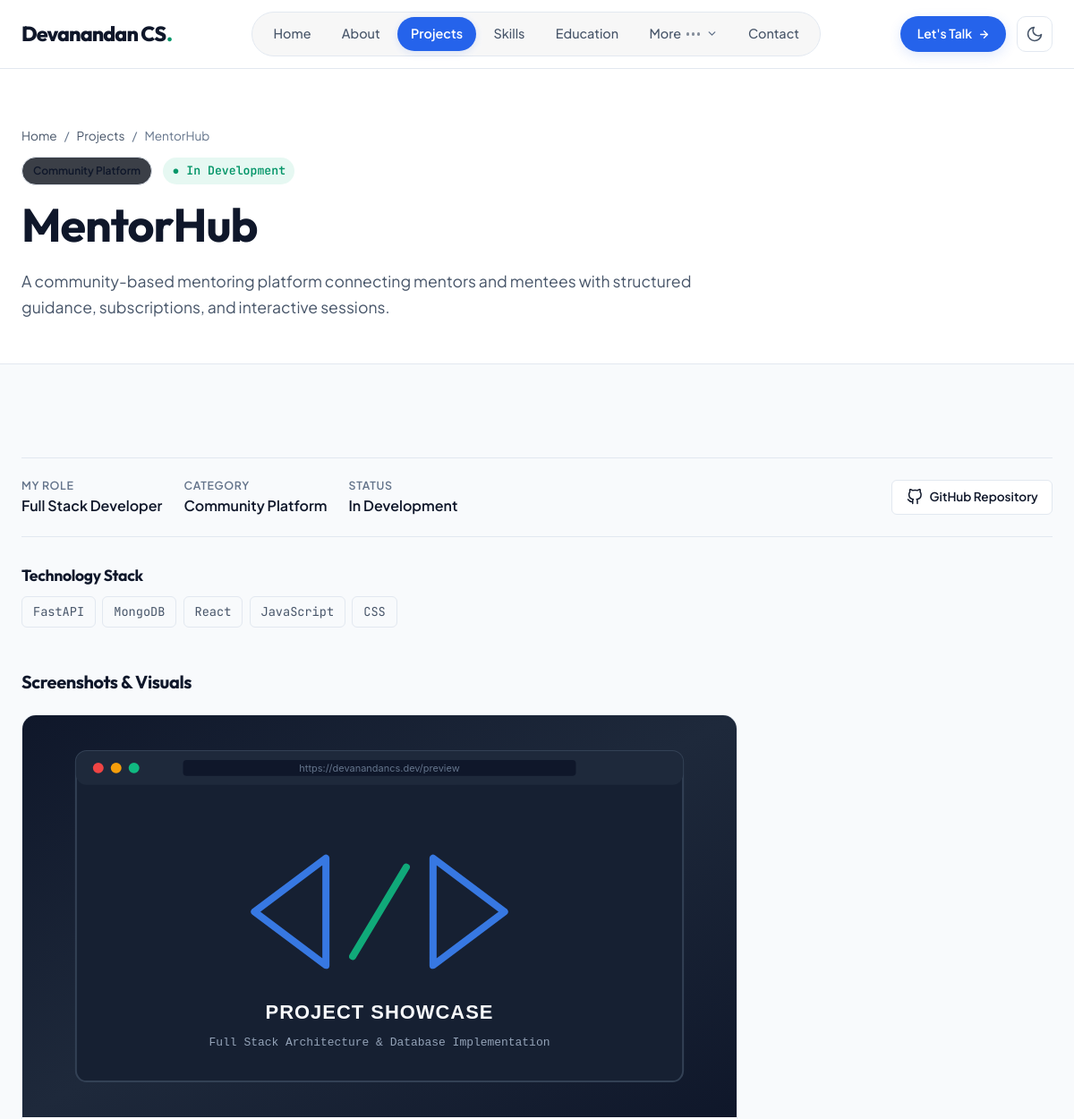
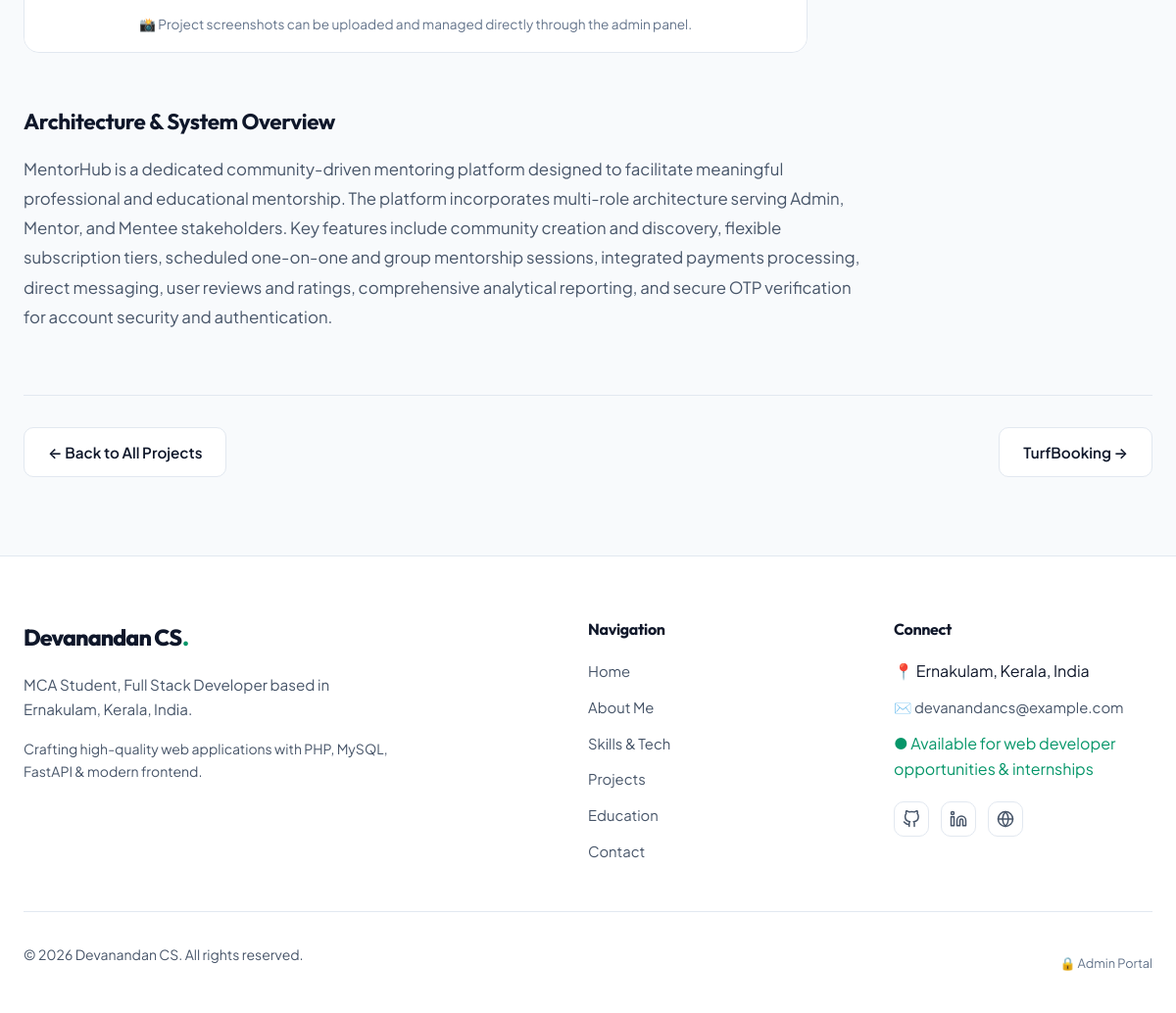
The page /project.php?slug=mentorhub on the database its author committed (2 pictures, top to bottom).
### tables this page shows
CREATE TABLE IF NOT EXISTS `profile` (
    `id` INT UNSIGNED AUTO_INCREMENT PRIMARY KEY,
    `full_name` VARCHAR(100) NOT NULL DEFAULT 'Devanandan CS',
    `displayed_name` VARCHAR(100) NOT NULL DEFAULT 'Devanandan CS',
    `professional_title` VARCHAR(150) NOT NULL DEFAULT 'MCA Student, Full Stack Developer',
    `tagline` VARCHAR(255) NOT NULL,
    `bio` TEXT NOT NULL,
    `location` VARCHAR(150) NOT NULL DEFAULT 'Ernakulam, Kerala, India',
    `email` VARCHAR(120) NOT NULL DEFAULT 'devanandancs@example.com',
    `phone` VARCHAR(30) DEFAULT NULL,
    `career_goal` VARCHAR(255) NOT NULL DEFAULT 'Become a web developer',
    `availability_status` VARCHAR(100) NOT NULL DEFAULT 'Available for opportunities',
    `profile_photo` VARCHAR(255) DEFAULT NULL,
    `resume_file` VARCHAR(255) DEFAULT NULL,
    `github_url` VARCHAR(255) DEFAULT 'https://github.com',
    `linkedin_url` VARCHAR(255) DEFAULT 'https://linkedin.com',
    `updated_at` TIMESTAMP DEFAULT CURRENT_TIMESTAMP ON UPDATE CURRENT_TIMESTAMP
);

CREATE TABLE IF NOT EXISTS `projects` (
    `id` INT UNSIGNED AUTO_INCREMENT PRIMARY KEY,
    `title` VARCHAR(150) NOT NULL,
    `slug` VARCHAR(160) NOT NULL UNIQUE,
    `category` VARCHAR(100) NOT NULL DEFAULT 'Web Application',
    `role` VARCHAR(100) NOT NULL DEFAULT 'Full Stack Developer',
    `status` VARCHAR(50) NOT NULL DEFAULT 'In Development',
    `summary` VARCHAR(300) NOT NULL,
    `description` TEXT NOT NULL,
    `technologies` VARCHAR(255) NOT NULL,
    `github_url` VARCHAR(255) DEFAULT NULL,
    `live_url` VARCHAR(255) DEFAULT NULL,
    `featured` TINYINT(1) NOT NULL DEFAULT 0,
    `display_order` INT NOT NULL DEFAULT 0,
    `seo_title` VARCHAR(200) DEFAULT NULL,
    `seo_description` VARCHAR(300) DEFAULT NULL,
    `created_at` TIMESTAMP DEFAULT CURRENT_TIMESTAMP,
    `updated_at` TIMESTAMP DEFAULT CURRENT_TIMESTAMP ON UPDATE CURRENT_TIMESTAMP,
    INDEX `idx_projects_slug` (`slug`),
    INDEX `idx_projects_featured` (`featured`),
    INDEX `idx_projects_order` (`display_order`)
);

CREATE TABLE IF NOT EXISTS `social_links` (
    `id` INT UNSIGNED AUTO_INCREMENT PRIMARY KEY,
    `platform` VARCHAR(60) NOT NULL,
    `url` VARCHAR(255) NOT NULL,
    `icon` VARCHAR(60) NOT NULL,
    `display_order` INT NOT NULL DEFAULT 0,
    `is_active` TINYINT(1) NOT NULL DEFAULT 1,
    `created_at` TIMESTAMP DEFAULT CURRENT_TIMESTAMP,
    INDEX `idx_social_order` (`display_order`)
);

### project.php (the view, shortened to what the rows shown need)
<?php
require_once __DIR__ . '/includes/functions.php';
$db = get_db();
$slug = trim($_GET['slug'] ?? '');
$id = (int)($_GET['id'] ?? 0);
$project = null;
if (!empty($slug)) {
    $stmt = $db->prepare("SELECT * FROM projects WHERE slug = :slug LIMIT 1");
    $stmt->execute(['slug' => $slug]);
    $project = $stmt->fetch();
} elseif ($id > 0) {
    $stmt = $db->prepare("SELECT * FROM projects WHERE id = :id LIMIT 1");
    $stmt->execute(['id' => $id]);
    $project = $stmt->fetch();
}
$nextProject = null;
try {
    $nextStmt = $db->prepare("SELECT id, title, slug FROM projects WHERE id > :id ORDER BY id ASC LIMIT 1");
    $nextStmt->execute(['id' => $project['id']]);
    $nextProject = $nextStmt->fetch();
} catch (Exception $e) {}
$profile = get_profile();
require_once __DIR__ . '/includes/header.php';
$techList = array_map('trim', explode(',', $project['technologies']));
?>
<header class="page-hero">
    <div class="container">
        <nav class="breadcrumbs" aria-label="Breadcrumb">
            <a href="<?= url('') ?>">Home</a>
            <span>/</span>
            <a href="<?= url('projects.php') ?>">Projects</a>
            <span>/</span>
            <span><?= e($project['title']) ?></span>
        </nav>
        <div style="display: flex; gap: 0.75rem; align-items: center; margin-bottom: 0.75rem;">
            <span class="project-category-badge" style="position: static;"><?= e($project['category']) ?></span>
            <span style="font-size: 0.825rem; font-weight: 600; color: var(--accent-emerald); font-family: var(--font-mono); background: rgba(16,185,129,0.1); padding: 0.25rem 0.65rem; border-radius: var(--radius-full);">
                ● <?= e($project['status']) ?>
            </span>
        </div>
        <h1 style="margin-bottom: 1rem;"><?= e($project['title']) ?></h1>
        <p class="section-description" style="max-width: 800px;">
            <?= e($project['summary']) ?>
        </p>
    </div>
</header>
<section class="section">
    <div class="container">
        <div class="project-meta-strip">
            <div class="meta-item">
                <span class="meta-label">My Role</span>
                <span class="meta-value"><?= e($project['role']) ?></span>
            </div>
            <div class="meta-item">
                <span class="meta-label">Category</span>
                <span class="meta-value"><?= e($project['category']) ?></span>
            </div>
            <div class="meta-item">
                <span class="meta-label">Status</span>
                <span class="meta-value"><?= e($project['status']) ?></span>
            </div>
        </div>
        <div style="margin: 2rem 0;">
            <div class="project-tech-stack">
                <?php foreach ($techList as $tech): ?>
                    <span class="tech-badge" style="font-size: 0.85rem; padding: 0.35rem 0.75rem;"><?= e($tech) ?></span>
                <?php endforeach; ?>
            </div>
        </div>
        <div style="margin: 3.5rem 0; max-width: 860px;">
            <h3 style="font-size: 1.4rem; margin-bottom: 1.25rem; color: var(--text-primary);">Architecture &amp; System Overview</h3>
            <div style="color: var(--text-secondary); line-height: 1.8; font-size: 1.05rem;">
                <?= nl2br(e($project['description'])) ?>
            </div>
        </div>
        <div style="margin-top: 4rem; padding-top: 2rem; border-top: 1px solid var(--border-color); display: flex; justify-content: space-between; align-items: center; flex-wrap: wrap; gap: 1rem;">
            <div>
                <?php if ($nextProject): ?>
                    <a href="<?= url('project.php?slug=' . urlencode($nextProject['slug'])) ?>" class="btn btn-secondary">
                        <?= e($nextProject['title']) ?> &rarr;
                    </a>
                <?php endif; ?>
            </div>
        </div>
    </div>
</section>
<?php include __DIR__ . '/includes/footer.php'; ?>

### includes/navbar.php (shortened to what the rows shown need)
<?php
$profile = get_profile();
$displayedName = !empty($profile['displayed_name']) ? $profile['displayed_name'] : (!empty($profile['full_name']) ? $profile['full_name'] : 'Portfolio');
?>
<header class="site-header" id="site-header">
    <div class="container">
        <nav class="navbar" aria-label="Main Portfolio Navigation">
            <a href="<?= url('') ?>" class="nav-brand" aria-label="<?= e($displayedName) ?> Home">
                <span class="brand-monogram"><?= e($displayedName) ?><span class="brand-accent-dot">.</span></span>
            </a>
        </nav>
    </div>
</header>

### includes/footer.php (shortened to what the rows shown need)
<?php
$profile = get_profile();
$displayedName = !empty($profile['displayed_name']) ? $profile['displayed_name'] : (!empty($profile['full_name']) ? $profile['full_name'] : 'Portfolio');
$footerTagline = get_setting('footer_tagline', 'Crafting high-quality web applications with PHP, MySQL, FastAPI & modern frontend.');
$rawCopyright = get_setting('footer_copyright', '© ' . date('Y') . ' ' . $displayedName . '. All rights reserved.');
$footerCopyright = str_ireplace('Devanandan CS', $displayedName, $rawCopyright);
$socialLinks = [];
try {
    $db = get_db();
    $stmt = $db->query("SELECT * FROM social_links WHERE is_active = 1 ORDER BY display_order ASC");
    $socialLinks = $stmt->fetchAll();
} catch (Exception $e) {
}
?>
    </main>
    <footer class="site-footer" id="site-footer">
        <div class="container">
            <div class="footer-grid">
                <div class="footer-col footer-col-brand">
                    <a href="<?= url('') ?>" class="nav-brand" aria-label="<?= e($displayedName) ?> Home">
                        <span class="brand-monogram"><?= e($displayedName) ?><span class="brand-accent-dot">.</span></span>
                    </a>
                    <p class="footer-brand-bio">
                        <?= e($profile['professional_title'] ?? 'MCA Student, Full Stack Developer') ?> based in <?= e($profile['location'] ?? 'Ernakulam, Kerala, India') ?>.
                    </p>
                    <p class="footer-brand-bio" style="margin-top: 0.5rem; font-size: 0.875rem;">
                        <?= e($footerTagline) ?>
                    </p>
                </div>
                <div class="footer-col">
                    <ul class="footer-links">
                        <li><span>📍 <?= e($profile['location'] ?? 'Ernakulam, Kerala, India') ?></span></li>
                        <li><a href="mailto:<?= e($profile['email'] ?? 'devanandancs@example.com') ?>">✉️ <?= e($profile['email'] ?? 'devanandancs@example.com') ?></a></li>
                        <li><span style="color: var(--accent-emerald);">● <?= e($profile['availability_status'] ?? 'Available for opportunities') ?></span></li>
                    </ul>
                    <?php if (!empty($socialLinks)): ?>
                        <div class="social-pills" style="margin-top: 1.25rem;">
                            <?php foreach ($socialLinks as $link): ?>
                                <a href="<?= e($link['url']) ?>" target="_blank" rel="noopener noreferrer" class="social-pill" title="<?= e($link['platform']) ?>">
                                </a>
                            <?php endforeach; ?>
                        </div>
                    <?php endif; ?>
                </div>
            </div>
            <div class="footer-bottom">
                <p><?= e($footerCopyright) ?></p>
                <div class="footer-admin-link">
                    <a href="<?= url('admin/login.php') ?>" style="color: var(--text-muted); font-size: 0.8rem;">🔒 Admin Portal</a>
                </div>
            </div>
        </div>
    </footer>
</body>
</html>

### rows shown on the page
profile: displayed_name "Devanandan CS", professional_title "MCA Student, Full Stack Developer", location "Ernakulam, Kerala, India", email "devanandancs@example.com", availability_status "Available for web developer opportunities & internships", displayed_name "© 2026 Devanandan CS. All rights reserved."
projects: title "MentorHub", category "Community Platform", status "In Development", summary "A community-based mentoring platform connecting mentors and mentees with structured guidance, subscriptions, and interactive sessions.", role "Full Stack Developer", technologies "FastAPI", technologies "MongoDB", technologies "React", technologies "JavaScript", technologies "CSS", description "MentorHub is a dedicated community-driven mentoring platform designed to facilitate meaningful professional and educational mentorship. The platform incorporates multi-role architecture serving Admin, Mentor, and Mentee stakeholders. Key features include community creation and discovery, flexible subscription tiers, scheduled one-on-one and group mentorship sessions, integrated payments processing, direct messaging, user reviews and ratings, comprehensive analytical reporting, and secure OTP verification for account security and authentication."
projects: title "TurfBooking"
social_links: platform "GitHub" (drawn)
social_links: platform "LinkedIn" (drawn)
social_links: platform "Email" (drawn)

### other values the page prints
$footerTagline "Crafting high-quality web applications with PHP, MySQL, FastAPI & modern frontend."
